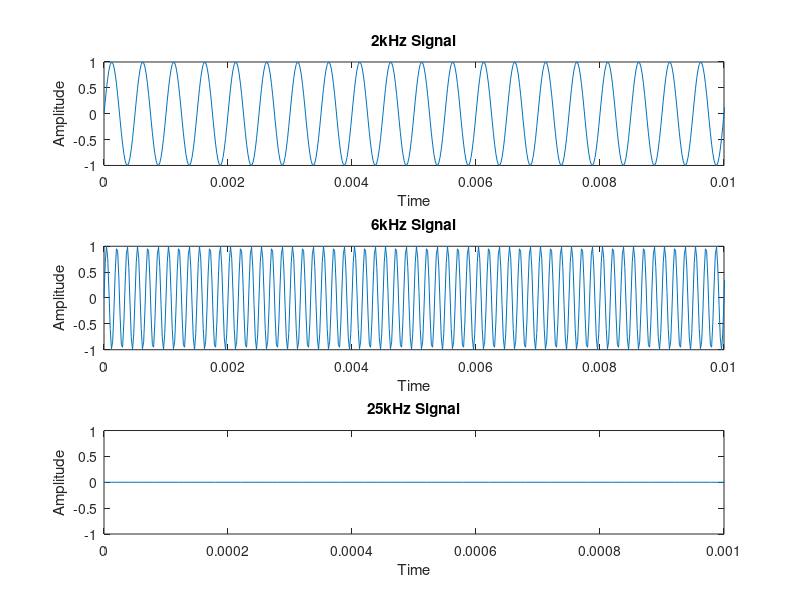

Write MATLAB code to recreate this figure.
% Lab 03 - Problem 3
% EE384
% Christopher Bero

% 3.a
t1=0:(1/50000):1;
f1=2000;
y1=sin(2*pi*f1*t1);
subplot(3,1,1);
plot(t1,y1);
title('2kHz Signal');
xlabel('Time');
ylabel('Amplitude');
axis([0 0.01 -1 1]);
sound(y1,50000);

% 3.b
t2=0:(1/50000):1;
f2=6000;
y2=sin(2*pi*f2*t2);
subplot(3,1,2);
plot(t2,y2);
title('6kHz Signal');
xlabel('Time');
ylabel('Amplitude');
axis([0 0.01 -1 1]);
sound(y2,50000);

% b.c
t3=0:(1/50000):1;
f3=25000;
y3=sin(2*pi*f3*t3);
subplot(3,1,3);
plot(t3,y3);
title('25kHz Signal');
xlabel('Time');
ylabel('Amplitude');
axis([0 0.001 -1 1]);
sound(y3,50000);
